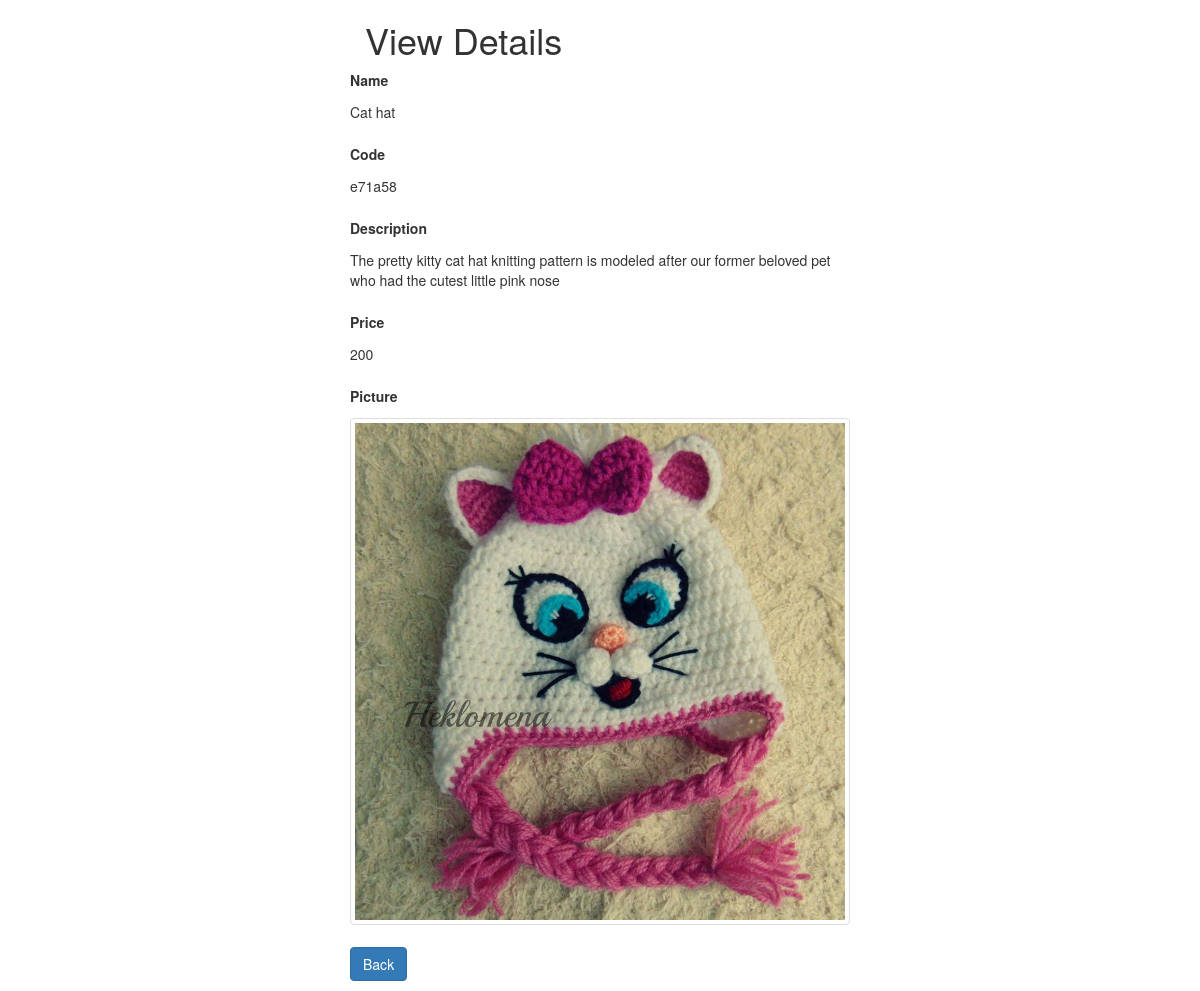
Page /read.php?id=31 on the committed database.
### tables this page shows
CREATE TABLE `products` (
  `id` int(11) NOT NULL,
  `code` varchar(30) NOT NULL,
  `name` varchar(30) NOT NULL,
  `description` text NOT NULL,
  `price` int(11) NOT NULL,
  `picture` varchar(200) NOT NULL
);

### read.php (the view, shortened to what this page needs)
<?php
    if (isset($_GET["id"]) && !empty(trim($_GET["id"]))) {
        require_once "config/config.php";
         $sql = "SELECT * FROM products WHERE id=?";
         if ($stmt = mysqli_prepare($link, $sql)) {
             mysqli_stmt_bind_param($stmt, "i", $param_id);
             if (mysqli_stmt_execute($stmt)) {
                 $result = mysqli_stmt_get_result($stmt);
                 if (mysqli_num_rows($result)==1) {
                     $row = mysqli_fetch_array($result, MYSQLI_ASSOC);
                 }else{
                     header("location: error.php");
                     exit();
                 }
             }else{
                 echo "Oops! Something went wrong! Please try again leter.";
             }
         }
    }else{
        header("location: error.php");
        exit();
    }
?>
<!DOCTYPE html>
<html lang="en">
<head>
    <link rel="stylesheet" href="https://maxcdn.bootstrapcdn.com/bootstrap/3.3.7/css/bootstrap.css">
</head>
<body>
    <div class="wrapper">
        <div class="container-fluid">
            <div class="row">
                <div class="col-md-12">
                    <h1>View Details</h1>
                </div>
                <div class="form-group">
                    <label>Name</label>
                    <p class="form-control-static"><?php echo $row["name"]; ?></p>
                </div>
                <div class="form-group">
                    <label>Code</label>
                    <p class="form-control-static"><?php echo $row["code"]; ?></p>
                </div>
                <div class="form-group">
                    <label>Description</label>
                    <p class="form-control-static"><?php echo $row["description"]; ?></p>
                </div>
                <div class="form-group">
                    <label>Price</label>
                    <p class="form-control-static"><?php echo $row["price"]; ?></p>
                </div>
                <div class="form-group">
                    <label>Picture</label>
                    <div class="form-control-static img-fluid">
                        <img class="img-thumbnail" src="<?php echo $row["picture"]; ?>">
                    </div>
                </div>
                <p><a href="index.php" class="btn btn-primary">Back</a></p>
            </div>
        </div>
    </div>
</body>
</html>

### read.php (style rules this page uses)
.wrapper { width: 500px; margin: 0 auto; }

### rows in the picture
products: name "Cat hat", code "e71a58", description "The pretty kitty cat hat knitting pattern is modeled after our former beloved pet who had the cutest little pink nose", price "200", picture (picture)
